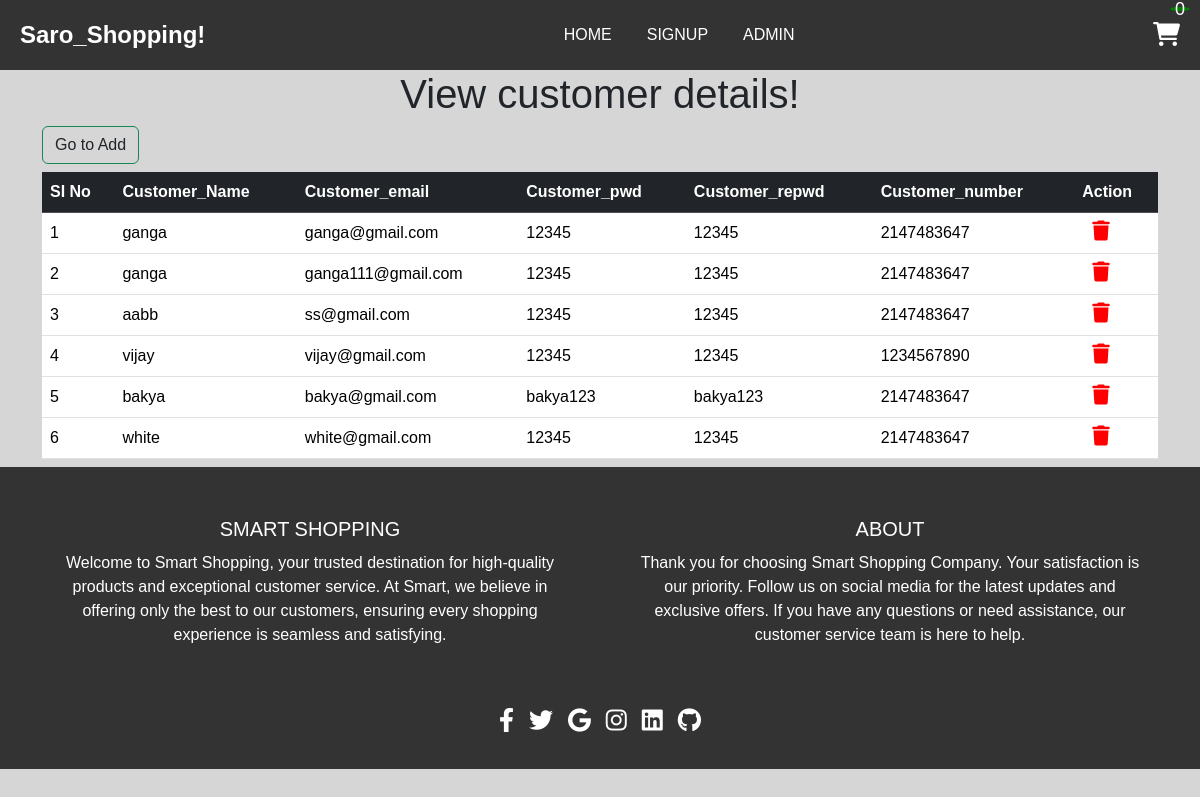
The page /view_customer.php on the database its author committed.
### tables this page shows
CREATE TABLE `customer` (
  `id` int(5) NOT NULL,
  `name` varchar(50) DEFAULT NULL,
  `email` varchar(20) DEFAULT NULL,
  `pwd` varchar(20) DEFAULT NULL,
  `repwd` varchar(20) DEFAULT NULL,
  `number` int(10) DEFAULT NULL
);

### view_customer.php (the view, shortened to what this page needs)
      <?php include"connect.php"?>
<!doctype html>
<html lang="en">
  <head>
     <link rel="stylesheet" href="css/style.css">
       <link rel="stylesheet" href="https://cdnjs.cloudflare.com/ajax/libs/font-awesome/6.6.0/css/all.min.css" />
    <link href="https://cdn.jsdelivr.net/npm/bootstrap@5.3.3/dist/css/bootstrap.min.css" rel="stylesheet">
  </head>
  <body>
      <?php include"header.php"?>
    <h1 style="text-align:center;">View customer details!</h1>
    <div class="container">
        <section class="display_product">
            <button class="btn btn-outline-success "><a href="signup.php"class="text-decoration-none text-dark">Go to Add</a></button>
                    <?php
                     $qry = "select * from customer";
                     $result = mysqli_query($db,$qry);
                     if(mysqli_num_rows($result)>0){
                        echo "<table class='table table-hover striped my-2'>
                <thead class='table-dark'>
                    <th>SI No</th>
                    <th>Customer_Name</th>
                    <th>Customer_email</th>
                     <th>Customer_pwd</th>
                      <th>Customer_repwd</th>
                       <th>Customer_number</th>
                         <th>Action</th>
                </thead>
                <tbody>";
                        $num=1;
                        while($row=mysqli_fetch_assoc($result))
                        {
                    ?>
                         <tr>
                        <td><?php echo $num ?></td>
                        <td><?php echo $row ['name']?></td>
                         <td><?php echo $row ['email']?></td>
                          <td><?php echo $row ['pwd']?></td>
                           <td><?php echo $row ['repwd']?></td>
                            <td><?php echo $row ['number']?></td>
                        <td>
                            <a href="delete_customer.php? delete=<?php echo $row ['id']?>"
                            class="delete_product_btn"onclick="return confirm('Are you sure you want to remove this product.');">
                            <i class="fas fa-trash"
                            style="font-size:20px;color:red;padding:0px 10px;"></i>
                        </a>
                        </td>
                    </tr>
                        <?php
                        $num++;
                        }
                       }
                     else{
                        echo "<div class='empty_text'>No Customer  Available!</div>";
                     }
                     ?>
                </tbody>
            </table>
        </section>
    </div>
         <?php include"footer.php"?>
  </body>
</html>

### header.php (shortened to what this page needs)
<!DOCTYPE html>
<html lang="en">
<head>
    <link rel="stylesheet" href="css/style.css">
    <link rel="stylesheet" href="https://cdnjs.cloudflare.com/ajax/libs/font-awesome/6.0.0-beta3/css/all.min.css">
</head>
<body>
    <header class="header">
        <div class="header_body">
            <a href="index.php" class="logo">Saro_Shopping!</a>
            <nav class="navbar">
            <a href="index.php";>HOME</a>
                <a href="signup.php">SIGNUP</a>
                <a href="admin.php">ADMIN</a>
            </nav>
            <?php include "connect.php";
            $select_product = mysqli_query($db, "SELECT * FROM cart") or die('query failed');
            $row_count = mysqli_num_rows($select_product);
            ?>
            <a href="cart.php" class="cart"><i class="fas fa-shopping-cart"></i><span><sup><?php echo $row_count; ?></sup></span></a>
        </div>
    </header>
</body>
</html>

### footer.php
<footer class="footer " >
    <div class="footer_content">
        <div class="footer_section">
            <h5>Smart Shopping</h5>
            <p>
                Welcome to Smart Shopping, your trusted destination for high-quality products and exceptional customer service. At Smart, we believe in offering only the best to our customers, ensuring every shopping experience is seamless and satisfying.
            </p>
        </div>
        <div class="footer_section">
            <h5>About</h5>
            <p>
                Thank you for choosing Smart Shopping Company. Your satisfaction is our priority. Follow us on social media for the latest updates and exclusive offers. If you have any questions or need assistance, our customer service team is here to help.
            </p>
        </div>
    </div>
    <div class="footer_social">
        <a href="#!" class="social_icon"><i class="fab fa-facebook-f"></i></a>
        <a href="#!" class="social_icon"><i class="fab fa-twitter"></i></a>
        <a href="#!" class="social_icon"><i class="fab fa-google"></i></a>
        <a href="#!" class="social_icon"><i class="fab fa-instagram"></i></a>
        <a href="#!" class="social_icon"><i class="fab fa-linkedin"></i></a>
        <a href="#!" class="social_icon"><i class="fab fa-github"></i></a>
    </div>
</footer>

### css/style.css (style rules this page uses)
* { margin: 0; padding: 0; box-sizing: border-box; }
body { font-family: Arial, sans-serif; }
.header { background-color: #333; color: #fff; padding: 10px 20px; position: sticky; top: 0; width: 100%; z-index: 1000; }
.header_body { display: flex; justify-content: space-between; align-items: center; flex-wrap: wrap; }
.logo { font-size: 1.5rem; font-weight: bold; color: #fff; text-decoration: none; }
.navbar { display: flex; gap: 15px; }
.navbar a { color: #fff; text-decoration: none; font-size: 1rem; padding: 5px 10px; transition: background-color 0.3s ease; }
.cart { color: #fff; font-size: 1.5rem; position: relative; }
.cart sup { background-color: green; color: #fff; border-radius: 50%; padding: 2px 5px; position: absolute; top: -10px; right: -10px; }
.footer { background-color: #333; color: white; padding: 20px 0; text-align: center; }
.footer_content { display: flex; justify-content: space-around; flex-wrap: wrap; padding: 20px; }
.footer_section { max-width: 500px; margin: 10px 0; }
.footer_section h5 { text-transform: uppercase; margin-bottom: 10px; }
.footer_social { display: flex; justify-content: center; gap: 15px; padding: 10px; }
.social_icon { color: white; font-size: 1.5rem; text-decoration: none; transition: color 0.3s ease; }
body { font-family: Arial, sans-serif; background-color: #3333; margin: 0; padding: 0; }

### rows shown on the page
customer: name "ganga", email "ganga@gmail.com", pwd "12345", repwd "12345", number "2147483647"
customer: name "ganga", email "ganga111@gmail.com", pwd "12345", repwd "12345", number "2147483647"
customer: name "aabb", email "ss@gmail.com", pwd "12345", repwd "12345", number "2147483647"
customer: name "vijay", email "vijay@gmail.com", pwd "12345", repwd "12345", number "1234567890"
customer: name "bakya", email "bakya@gmail.com", pwd "bakya123", repwd "bakya123", number "2147483647"
customer: name "white", email "white@gmail.com", pwd "12345", repwd "12345", number "2147483647"

### other values the page prints
$row_count "0"
